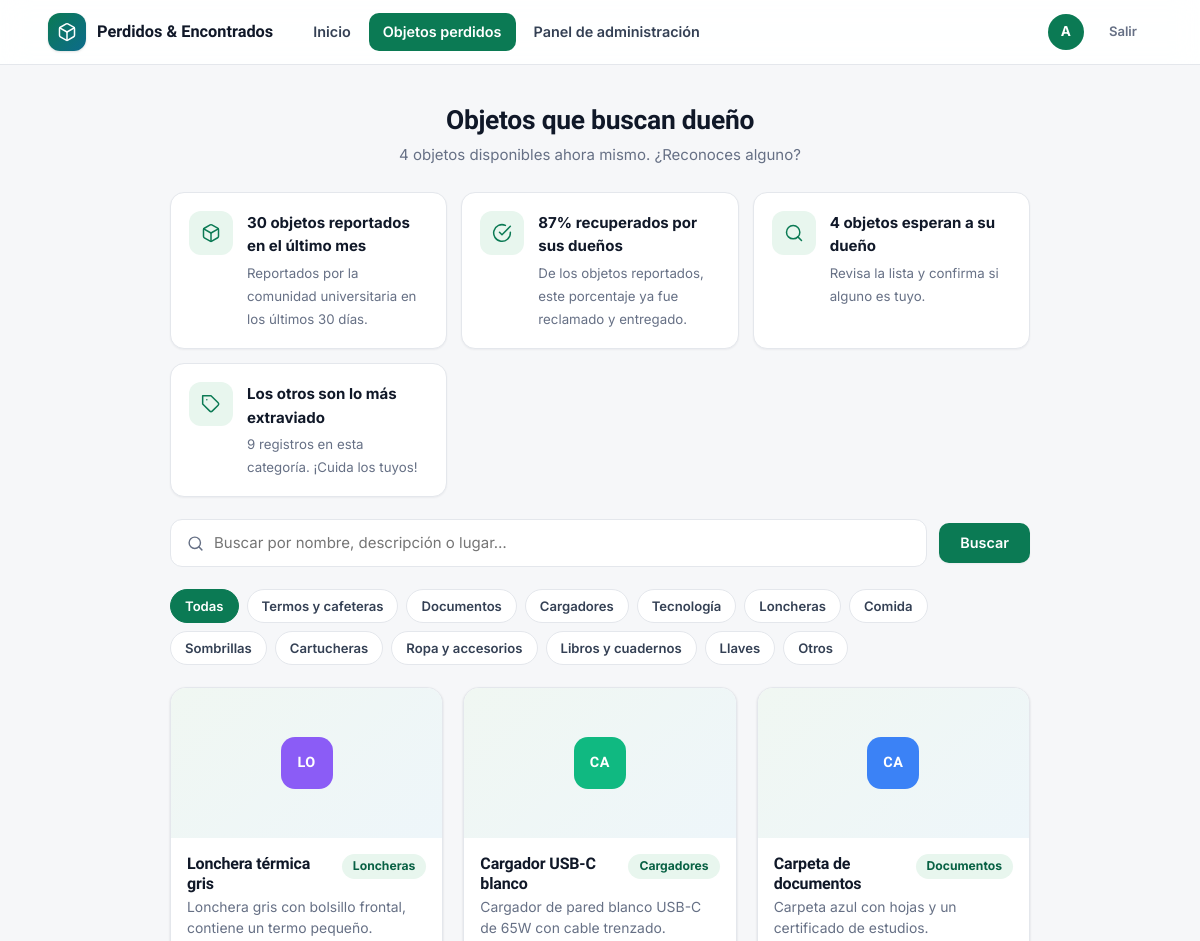
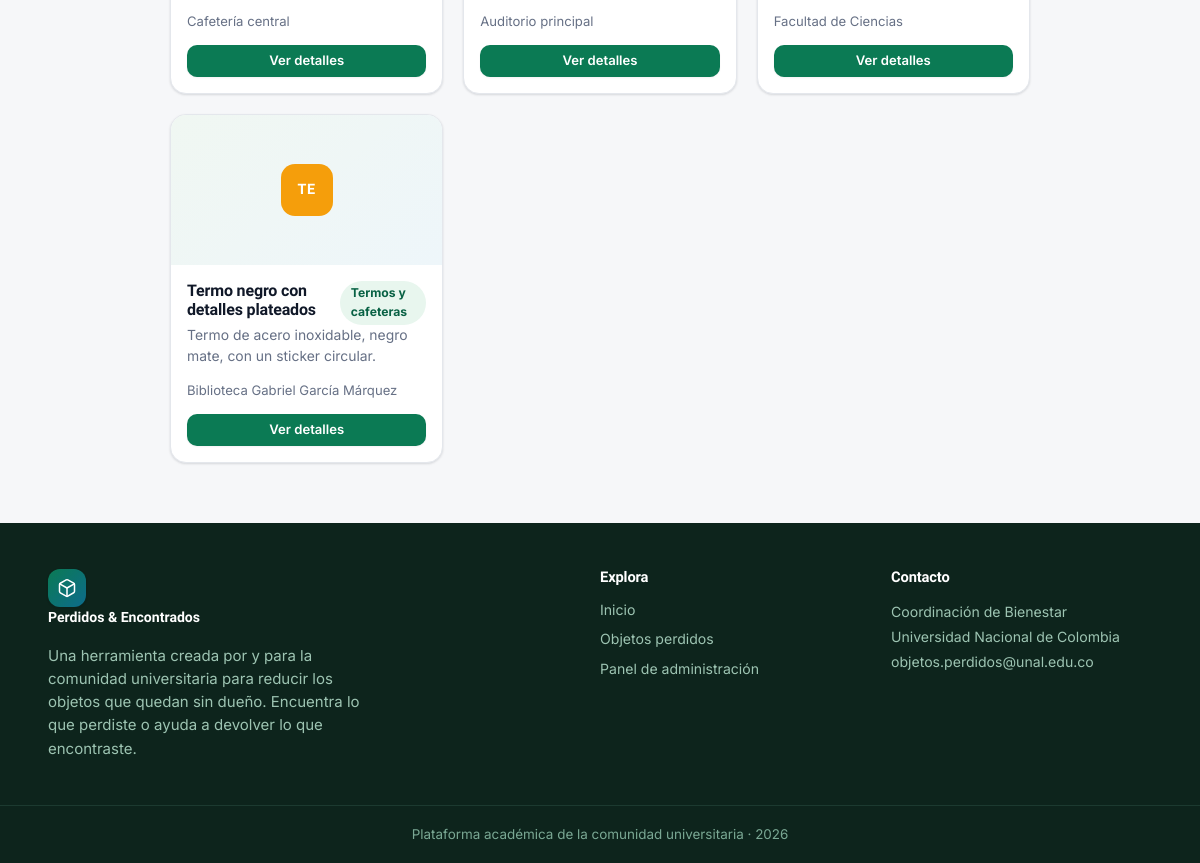
/objetos/ (signed in), run on the app's committed database (2 pictures, top to bottom).
### registro_objetos/models.py (models this page shows, shortened)
class Categoria(models.Model):
    nombre = models.CharField('Nombre', max_length=100, unique=True)
    icono = models.CharField(
        'Seña (opcional)', max_length=10, blank=True, default='',
        help_text='Abreviatura corta. Las fichas muestran las iniciales del nombre.',
    )
    color = models.CharField('Color (hex)', max_length=7, default='#0b7a54')
    orden = models.PositiveIntegerField('Orden', default=0)
    class Meta:
        verbose_name = 'Categoría'
        verbose_name_plural = 'Categorías'
        ordering = ['orden', 'nombre']

class ObjetoReclamado(models.Model):
    class Estados(models.TextChoices):
        DISPONIBLE = 'disponible', 'Disponible'
        RECLAMADO = 'reclamado', 'Reclamado'
        ENTREGADO = 'entregado', 'Entregado'
    nombre_objeto = models.CharField('Nombre del objeto', max_length=120, blank=True)
    categoria = models.ForeignKey(
        Categoria, on_delete=models.PROTECT, null=True, blank=True,
        related_name='objetos', verbose_name='Categoría',
    )
    descripcion_objeto = models.TextField('Descripción', blank=True)
    lugar_encontrado = models.CharField('Lugar donde fue encontrado', max_length=150, blank=True)
    fecha_registro = models.DateField('Fecha de registro', auto_now_add=True, null=True)
    foto = models.ImageField('Foto', upload_to='objetos/', blank=True, null=True)
    estado = models.CharField(
        'Estado', max_length=20, choices=Estados.choices,
        default=Estados.DISPONIBLE, db_index=True,
    )
    registrado_por = models.ForeignKey(
        settings.AUTH_USER_MODEL, on_delete=models.SET_NULL, null=True, blank=True,
        related_name='objetos_registrados', verbose_name='Registrado por',
    )
    nombre_persona = models.CharField('Nombre de quien reclama', max_length=100, blank=True)
    tipo_documento = models.CharField('Tipo de documento', max_length=50, blank=True)
    numero_documento = models.CharField('Número de documento', max_length=50, blank=True)
    telefono = models.CharField('Teléfono', max_length=20, blank=True)
    suministro_correo = models.BooleanField('¿Suministró correo?', default=False)
    correo = models.EmailField('Correo', blank=True, null=True)
    fecha_entrega = models.CharField('Fecha de entrega', max_length=100, blank=True)
    responsable_entrega = models.CharField('Responsable de la entrega', max_length=100, blank=True)
    reclamado_por = models.ForeignKey(
        settings.AUTH_USER_MODEL, on_delete=models.SET_NULL, null=True, blank=True,
        related_name='objetos_reclamados', verbose_name='Reclamado por (usuario)',
    )
    fecha_reclamo = models.DateTimeField('Fecha del reclamo', null=True, blank=True)
    class Meta:
        verbose_name = 'Objeto'
        verbose_name_plural = 'Objetos'
        ordering = ['-fecha_registro', '-id']

### registro_objetos/views.py (the view)
# urls.py: path('objetos/', views.lista_objetos, name='lista_objetos'),
@login_required
def lista_objetos(request):
    q = request.GET.get('q', '').strip()
    categoria_id = request.GET.get('categoria', '') or None
    objetos = stats.buscar_objetos(q, categoria_id, solo_disponibles=True)
    return render(request, 'objetos/listado.html', {
        'objetos': objetos,
        'categorias': Categoria.objects.all(),
        'categoria_actual': categoria_id,
        'q': q,
        'resumen': stats.resumen_global(),
        'mensajes': stats.informacion_para_estudiantes(),
    })

### registro_objetos/context_processors.py (called while the page is built, shortened)
def globales(request):
    datos = {
        'GOOGLE_OAUTH_CONFIGURADO': bool(
            settings.GOOGLE_OAUTH_CLIENT_ID and settings.GOOGLE_OAUTH_CLIENT_SECRET
        ),
        'DOMINIOS_PERMITIDOS': settings.ALLOWED_EMAIL_DOMAINS,
    }
    if request.user.is_authenticated and request.user.is_staff:
        from .models import SolicitudReclamacion
        datos['solicitudes_pendientes'] = (
            SolicitudReclamacion.objects
            .filter(estado__in=[
                SolicitudReclamacion.Estados.PENDIENTE,
                SolicitudReclamacion.Estados.APELADA,
            ])
            .count()
        )
    return datos

### registro_objetos/estadisticas.py (called while the page is built, shortened)
def objetos_por_categoria():
    filas = (
        ObjetoReclamado.objects
        .values('categoria__nombre', 'categoria__icono', 'categoria__color')
        .annotate(total=Count('id'))
        .order_by('-total')
    )
    return list(filas)

def _porcentaje(parte, total):
    if not total:
        return 0
    return int((Decimal(parte) * 100 / Decimal(total)).quantize(Decimal('1'), rounding=ROUND_HALF_UP))

def buscar_objetos(q='', categoria_id=None, solo_disponibles=False):
    qs = ObjetoReclamado.objects.select_related('categoria').all()
    if solo_disponibles:
        qs = qs.filter(estado=ObjetoReclamado.Estados.DISPONIBLE)
    if categoria_id:
        qs = qs.filter(categoria_id=categoria_id)
    return qs

### registro_objetos/templates/objetos/listado.html (shortened to what this page needs)
{% extends 'objetos/base.html' %}
{% block content %}
<section class="page-inner">
  <div class="page-head">
    <h1>Objetos que buscan dueño</h1>
    <p>{{ resumen.disponibles }} objetos disponibles ahora mismo. ¿Reconoces alguno?</p>
  </div>
  {% if mensajes %}
  <div class="insights mb-3">
    {% for m in mensajes %}
    <div class="insight">
      <div class="ico">
        {% if m.tipo == 'reportes' %}
          <svg viewBox="0 0 24 24" fill="none" stroke="currentColor" stroke-width="1.8" stroke-linecap="round" stroke-linejoin="round"><path d="M21 16V8a2 2 0 0 0-1-1.73l-7-4a2 2 0 0 0-2 0l-7 4A2 2 0 0 0 3 8v8a2 2 0 0 0 1 1.73l7 4a2 2 0 0 0 2 0l7-4A2 2 0 0 0 21 16z"/><path d="M3.27 6.96 12 12.01l8.73-5.05"/><path d="M12 22.08V12"/></svg>
        {% elif m.tipo == 'recuperados' %}
          <svg viewBox="0 0 24 24" fill="none" stroke="currentColor" stroke-width="1.8" stroke-linecap="round" stroke-linejoin="round"><path d="M22 11.08V12a10 10 0 1 1-5.93-9.14"/><polyline points="22 4 12 14.01 9 11.01"/></svg>
        {% elif m.tipo == 'disponibles' %}
          <svg viewBox="0 0 24 24" fill="none" stroke="currentColor" stroke-width="1.8" stroke-linecap="round" stroke-linejoin="round"><circle cx="11" cy="11" r="8"/><line x1="21" y1="21" x2="16.65" y2="16.65"/></svg>
        {% elif m.tipo == 'categoria' %}
          <svg viewBox="0 0 24 24" fill="none" stroke="currentColor" stroke-width="1.8" stroke-linecap="round" stroke-linejoin="round"><path d="M20.59 13.41l-7.17 7.17a2 2 0 0 1-2.83 0L2 12V2h10l8.59 8.59a2 2 0 0 1 0 2.82z"/><line x1="7" y1="7" x2="7.01" y2="7"/></svg>
        {% else %}
          <svg viewBox="0 0 24 24" fill="none" stroke="currentColor" stroke-width="1.8" stroke-linecap="round" stroke-linejoin="round"><circle cx="12" cy="12" r="10"/><polyline points="12 6 12 12 16 14"/></svg>
        {% endif %}
      </div>
      <div><b>{{ m.titulo }}</b><span>{{ m.detalle }}</span></div>
    </div>
    {% endfor %}
  </div>
  {% endif %}
  <form method="get" class="filtros-busqueda" autocomplete="off">
    <div class="caja-busqueda">
      <svg viewBox="0 0 24 24" fill="none" stroke="currentColor" stroke-width="2" stroke-linecap="round"><circle cx="11" cy="11" r="8"/><line x1="21" y1="21" x2="16.65" y2="16.65"/></svg>
      <input type="search" name="q" value="{{ q }}" placeholder="Buscar por nombre, descripción o lugar…" aria-label="Buscar objetos">
    </div>
    <button type="submit" class="btn btn-primary">Buscar</button>
  </form>
  <div class="chips">
    <a href="{% url 'lista_objetos' %}" class="cat-chip {% if not categoria_actual %}active{% endif %}">Todas</a>
    {% for cat in categorias %}
      <a href="{% url 'lista_objetos' %}?{% if q %}q={{ q }}&{% endif %}categoria={{ cat.id }}"
         class="cat-chip {% if categoria_actual == cat.id|stringformat:'s' %}active{% endif %}">
        {{ cat.nombre }}
      </a>
    {% endfor %}
  </div>
  <div class="grid-objetos">
    {% for obj in objetos %}
    <article class="card card-obj">
      <div class="media">
        {% if obj.foto %}
          <img src="{{ obj.foto.url }}" alt="{{ obj.nombre_objeto }}">
        {% else %}
          <span class="chip-icono lg" style="background:{{ obj.categoria.color|default:'#0b7a54' }};color:#fff">{{ obj.nombre_objeto|slice:":2"|default:'—'|upper }}</span>
        {% endif %}
      </div>
      <div class="body">
        <div class="flex" style="justify-content:space-between;align-items:flex-start">
          <h3>{{ obj.nombre_objeto|default:'Objeto sin nombre' }}</h3>
          {% if obj.categoria %}<span class="badge badge-cat">{{ obj.categoria.nombre }}</span>{% endif %}
        </div>
        <p>{{ obj.descripcion_objeto|truncatechars:80 }}</p>
        <div class="meta">
          <span class="muted" style="font-size:.82rem">{{ obj.lugar_encontrado|default:'Sin lugar' }}</span>
        </div>
        <a href="{% url 'detalle_objeto' obj.pk %}" class="btn btn-primary btn-sm btn-block mt-2">Ver detalles</a>
      </div>
    </article>
    {% endfor %}
  </div>
</section>
{% endblock %}

### registro_objetos/templates/objetos/base.html (shortened to what this page needs)
{% load static %}
<!doctype html>
<html lang="es">
<head>
  <link rel="stylesheet" href="{% static 'css/estilos.css' %}">
</head>
<body class="{% block body_class %}{% endblock %}">
  <header class="navbar">
    <div class="container">
      <a href="{% url 'inicio' %}" class="brand">
        <span class="brand-mark">
        </span>
        <span>Perdidos &amp; Encontrados</span>
      </a>
      <nav class="nav-links">
        <a href="{% url 'inicio' %}" class="{% if request.resolver_match.url_name == 'inicio' %}active{% endif %}">Inicio</a>
        {% if user.is_authenticated %}
          <a href="{% url 'lista_objetos' %}" class="{% if request.resolver_match.url_name == 'lista_objetos' %}active{% endif %}">Objetos perdidos</a>
          {% if user.is_staff %}
            <a href="{% url 'panel_inicio' %}" class="{% if 'panel' in request.resolver_match.url_name %}active{% endif %}">Panel de administración</a>
          {% endif %}
        {% endif %}
      </nav>
      <div class="nav-actions">
        {% if user.is_authenticated %}
          {% if not user.is_staff %}
            <span class="avatar" title="{{ user.get_full_name|default:user.username }}">{{ user.username|slice:":1"|upper }}</span>
          {% else %}
            <a href="{% url 'panel_inicio' %}" class="avatar" title="Panel de administración" style="text-decoration:none">{{ user.username|slice:":1"|upper }}</a>
          {% endif %}
          <form action="{% url 'logout' %}" method="post" style="margin:0">
            <button type="submit" class="btn btn-ghost btn-sm">Salir</button>
          </form>
        {% else %}
          <a href="{% url 'login' %}" class="btn btn-sm btn-primary">Iniciar sesión</a>
        {% endif %}
      </div>
    </div>
  </header>
  {% block content %}{% endblock %}
  <footer class="footer">
    <div class="container">
      <div>
        <a href="{% url 'inicio' %}" class="brand">
          <span class="brand-mark">
          </span>
          Perdidos &amp; Encontrados
        </a>
        <p style="max-width:340px">
          Una herramienta creada por y para la comunidad universitaria para
          reducir los objetos que quedan sin dueño. Encuentra lo que perdiste
          o ayuda a devolver lo que encontraste.
        </p>
      </div>
      <div>
        <h4>Explora</h4>
        <a href="{% url 'inicio' %}">Inicio</a>
        {% if user.is_authenticated %}
          <a href="{% url 'lista_objetos' %}">Objetos perdidos</a>
          {% if user.is_staff %}<a href="{% url 'panel_inicio' %}">Panel de administración</a>{% endif %}
        {% else %}
          <a href="{% url 'login' %}">Iniciar sesión</a>
        {% endif %}
      </div>
      <div>
        <h4>Contacto</h4>
        <span style="color:#9dc4b2;font-size:.88rem;line-height:1.8">Coordinación de Bienestar<br>Universidad Nacional de Colombia<br>objetos.perdidos@unal.edu.co</span>
      </div>
    </div>
    <div class="bottom">Plataforma académica de la comunidad universitaria · {% now "Y" %}</div>
  </footer>
</body>
</html>

### data on the page
Categoria: nombre "Termos y cafeteras"
Categoria: nombre "Documentos"
Categoria: nombre "Cargadores"
Categoria: nombre "Tecnología"
Categoria: nombre "Loncheras"
Categoria: nombre "Comida"
Categoria: nombre "Sombrillas"
Categoria: nombre "Cartucheras"
Categoria: nombre "Ropa y accesorios"
Categoria: nombre "Libros y cuadernos"
Categoria: nombre "Llaves"
Categoria: nombre "Otros"
ObjetoReclamado: nombre_objeto "LO", nombre_objeto "Lonchera térmica gris", categoria.nombre "Loncheras", descripcion_objeto "Lonchera gris con bolsillo frontal, contiene un termo pequeño.", lugar_encontrado "Cafetería central"
ObjetoReclamado: nombre_objeto "CA", nombre_objeto "Cargador USB-C blanco", categoria.nombre "Cargadores", descripcion_objeto "Cargador de pared blanco USB-C de 65W con cable trenzado.", lugar_encontrado "Auditorio principal"
ObjetoReclamado: nombre_objeto "CA", nombre_objeto "Carpeta de documentos", categoria.nombre "Documentos", descripcion_objeto "Carpeta azul con hojas y un certificado de estudios.", lugar_encontrado "Facultad de Ciencias"
ObjetoReclamado: nombre_objeto "TE", nombre_objeto "Termo negro con detalles plateados", categoria.nombre "Termos y cafeteras", descripcion_objeto "Termo de acero inoxidable, negro mate, con un sticker circular.", lugar_encontrado "Biblioteca Gabriel García Márquez"

### other printed values
{{ user.username|slice:":1"|upper }} "A"
{{ resumen.disponibles }} "4"
{{ m.titulo }} "30 objetos reportados en el último mes" "87% recuperados por sus dueños" "4 objetos esperan a su dueño" "Los otros son lo más extraviado"
{{ m.detalle }} "Reportados por la comunidad universitaria en los últimos 30 días." "De los objetos reportados, este porcentaje ya fue reclamado y entregado." "Revisa la lista y confirma si alguno es tuyo." "9 registros en esta categoría. ¡Cuida los tuyos!"
